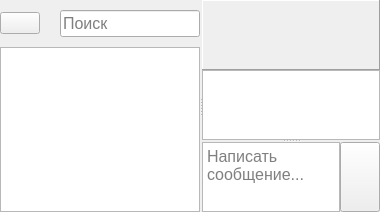
             <widget class="QWidget" name="main_widget">
              <layout class="QHBoxLayout" name="main_widget_main_hbox">
               <property name="spacing">
                <number>0</number>
               </property>
               <property name="leftMargin">
                <number>0</number>
               </property>
               <property name="topMargin">
                <number>0</number>
               </property>
               <property name="rightMargin">
                <number>0</number>
               </property>
               <property name="bottomMargin">
                <number>0</number>
               </property>
               <item>
                <widget class="QSplitter" name="main_widget_main_splitter">
                 <property name="orientation">
                  <enum>Qt::Horizontal</enum>
                 </property>
                 <property name="handleWidth">
                  <number>2</number>
                 </property>
                 <property name="childrenCollapsible">
                  <bool>false</bool>
                 </property>
                 <widget class="QWidget" name="main_widget_left_widget" native="true">
                  <layout class="QGridLayout" name="main_widget_left_widget_grid">
                   <property name="leftMargin">
                    <number>0</number>
                   </property>
                   <property name="topMargin">
                    <number>10</number>
                   </property>
                   <property name="rightMargin">
                    <number>0</number>
                   </property>
                   <property name="bottomMargin">
                    <number>0</number>
                   </property>
                   <property name="spacing">
                    <number>0</number>
                   </property>
                   <item row="0" column="0">
                    <layout class="QGridLayout" name="main_widget_left_widget_grid_2">
                     <property name="horizontalSpacing">
                      <number>20</number>
                     </property>
                     <property name="verticalSpacing">
                      <number>10</number>
                     </property>
                     <item row="0" column="0">
                      <widget class="QPushButton" name="to_settings_page_btn">
                       <property name="cursor">
                        <cursorShape>PointingHandCursor</cursorShape>
                       </property>
                       <property name="text">
                        <string/>
                       </property>
                       <property name="icon">
                        <iconset>
                         <normaloff>static/settings.svg</normaloff>static/settings.svg</iconset>
                       </property>
                       <property name="iconSize">
                        <size>
                         <width>25</width>
                         <height>25</height>
                        </size>
                       </property>
                      </widget>
                     </item>
                     <item row="0" column="1">
                      <widget class="QLineEdit" name="search">
                       <property name="font">
                        <font>
                         <pointsize>12</pointsize>
                        </font>
                       </property>
                       <property name="placeholderText">
                        <string>Поиск</string>
                       </property>
                      </widget>
                     </item>
                     <item row="1" column="0" colspan="2">
                      <widget class="QListWidget" name="users_list">
                       <property name="horizontalScrollBarPolicy">
                        <enum>Qt::ScrollBarAlwaysOff</enum>
                       </property>
                       <property name="sizeAdjustPolicy">
                        <enum>QAbstractScrollArea::AdjustToContents</enum>
                       </property>
                      </widget>
                     </item>
                    </layout>
                   </item>
                  </layout>
                 </widget>
                 <widget class="QWidget" name="main_widget_right_widget" native="true">
                  <layout class="QGridLayout" name="main_widget_right_widget_grid">
                   <property name="leftMargin">
                    <number>0</number>
                   </property>
                   <property name="topMargin">
                    <number>0</number>
                   </property>
                   <property name="rightMargin">
                    <number>0</number>
                   </property>
                   <property name="bottomMargin">
                    <number>0</number>
                   </property>
                   <property name="spacing">
                    <number>0</number>
                   </property>
                   <item row="0" column="0">
                    <layout class="QGridLayout" name="main_widget_right_widget_grid_2">
                     <property name="spacing">
                      <number>0</number>
                     </property>
                     <item row="0" column="0">
                      <widget class="QFrame" name="user_info_widget">
                       <property name="sizePolicy">
                        <sizepolicy hsizetype="Preferred" vsizetype="Fixed">
                         <horstretch>0</horstretch>
                         <verstretch>0</verstretch>
                        </sizepolicy>
                       </property>
                       <property name="minimumSize">
                        <size>
                         <width>0</width>
                         <height>70</height>
                        </size>
                       </property>
                       <property name="frameShape">
                        <enum>QFrame::Panel</enum>
                       </property>
                       <property name="frameShadow">
                        <enum>QFrame::Raised</enum>
                       </property>
                       <property name="lineWidth">
                        <number>1</number>
                       </property>
                       <layout class="QGridLayout" name="user_info_grid">
                        <property name="leftMargin">
                         <number>0</number>
                        </property>
                        <property name="topMargin">
                         <number>0</number>
                        </property>
                        <property name="rightMargin">
                         <number>0</number>
                        </property>
                        <property name="bottomMargin">
                         <number>0</number>
                        </property>
                        <property name="spacing">
                         <number>0</number>
                        </property>
                        <item row="0" column="0">
                         <layout class="QGridLayout" name="user_info_grid_2">
                          <property name="leftMargin">
                           <number>12</number>
                          </property>
                          <property name="topMargin">
                           <number>12</number>
                          </property>
                          <property name="rightMargin">
                           <number>12</number>
                          </property>
                          <property name="bottomMargin">
                           <number>12</number>
                          </property>
                          <item row="0" column="0">
                           <widget class="QCommandLinkButton" name="nick">
                            <property name="font">
                             <font>
                              <family>Segoe UI</family>
                              <pointsize>14</pointsize>
                             </font>
                            </property>
                            <property name="cursor">
                             <cursorShape>PointingHandCursor</cursorShape>
                            </property>
                            <property name="text">
                             <string/>
                            </property>
                            <property name="iconSize">
                             <size>
                              <width>0</width>
                              <height>0</height>
                             </size>
                            </property>
                           </widget>
                          </item>
                         </layout>
                        </item>
                       </layout>
                      </widget>
                     </item>
                     <item row="1" column="0">
                      <widget class="QWidget" name="dialog_window_and_message_edit_widget" native="true">
                       <layout class="QVBoxLayout" name="verticalLayout">
                        <property name="leftMargin">
                         <number>0</number>
                        </property>
                        <property name="topMargin">
                         <number>0</number>
                        </property>
                        <property name="rightMargin">
                         <number>0</number>
                        </property>
                        <property name="bottomMargin">
                         <number>0</number>
                        </property>
                        <item>
                         <widget class="QSplitter" name="dialog_window_and_message_edit_splitter">
                          <property name="orientation">
                           <enum>Qt::Vertical</enum>
                          </property>
                          <property name="handleWidth">
                           <number>2</number>
                          </property>
                          <property name="childrenCollapsible">
                           <bool>false</bool>
                          </property>
                          <widget class="QListWidget" name="dialog_window">
                           <property name="horizontalScrollBarPolicy">
                            <enum>Qt::ScrollBarAlwaysOff</enum>
                           </property>
                           <property name="sizeAdjustPolicy">
                            <enum>QAbstractScrollArea::AdjustToContents</enum>
                           </property>
                           <property name="wordWrap">
                            <bool>true</bool>
                           </property>
                          </widget>
                          <widget class="QWidget" name="message_widget" native="true">
                           <layout class="QHBoxLayout" name="message_widget_hbox">
                            <property name="spacing">
                             <number>0</number>
                            </property>
                            <property name="leftMargin">
                             <number>0</number>
                            </property>
                            <property name="topMargin">
                             <number>0</number>
                            </property>
                            <property name="rightMargin">
                             <number>0</number>
                            </property>
                            <property name="bottomMargin">
                             <number>0</number>
                            </property>
                            <item>
                             <layout class="QHBoxLayout" name="message_widget_hbox_2">
                              <property name="spacing">
                               <number>0</number>
                              </property>
                              <item>
                               <widget class="QPlainTextEdit" name="message_edit">
                                <property name="font">
                                 <font>
                                  <pointsize>12</pointsize>
                                 </font>
                                </property>
                                <property name="horizontalScrollBarPolicy">
                                 <enum>Qt::ScrollBarAlwaysOff</enum>
                                </property>
                                <property name="sizeAdjustPolicy">
                                 <enum>QAbstractScrollArea::AdjustToContents</enum>
                                </property>
                                <property name="placeholderText">
                                 <string>Написать сообщение...</string>
                                </property>
                               </widget>
                              </item>
                              <item>
                               <widget class="QPushButton" name="send_message_btn">
                                <property name="sizePolicy">
                                 <sizepolicy hsizetype="Fixed" vsizetype="Expanding">
                                  <horstretch>0</horstretch>
                                  <verstretch>0</verstretch>
                                 </sizepolicy>
                                </property>
                                <property name="cursor">
                                 <cursorShape>PointingHandCursor</cursorShape>
                                </property>
                                <property name="text">
                                 <string/>
                                </property>
                                <property name="icon">
                                 <iconset>
                                  <normaloff>static/send_message.svg</normaloff>static/send_message.svg</iconset>
                                </property>
                                <property name="iconSize">
                                 <size>
                                  <width>36</width>
                                  <height>36</height>
                                 </size>
                                </property>
                               </widget>
                              </item>
                             </layout>
                            </item>
                           </layout>
                          </widget>
                         </widget>
                        </item>
                       </layout>
                      </widget>
                     </item>
                    </layout>
                   </item>
                  </layout>
                 </widget>
                </widget>
               </item>
              </layout>
             </widget>
